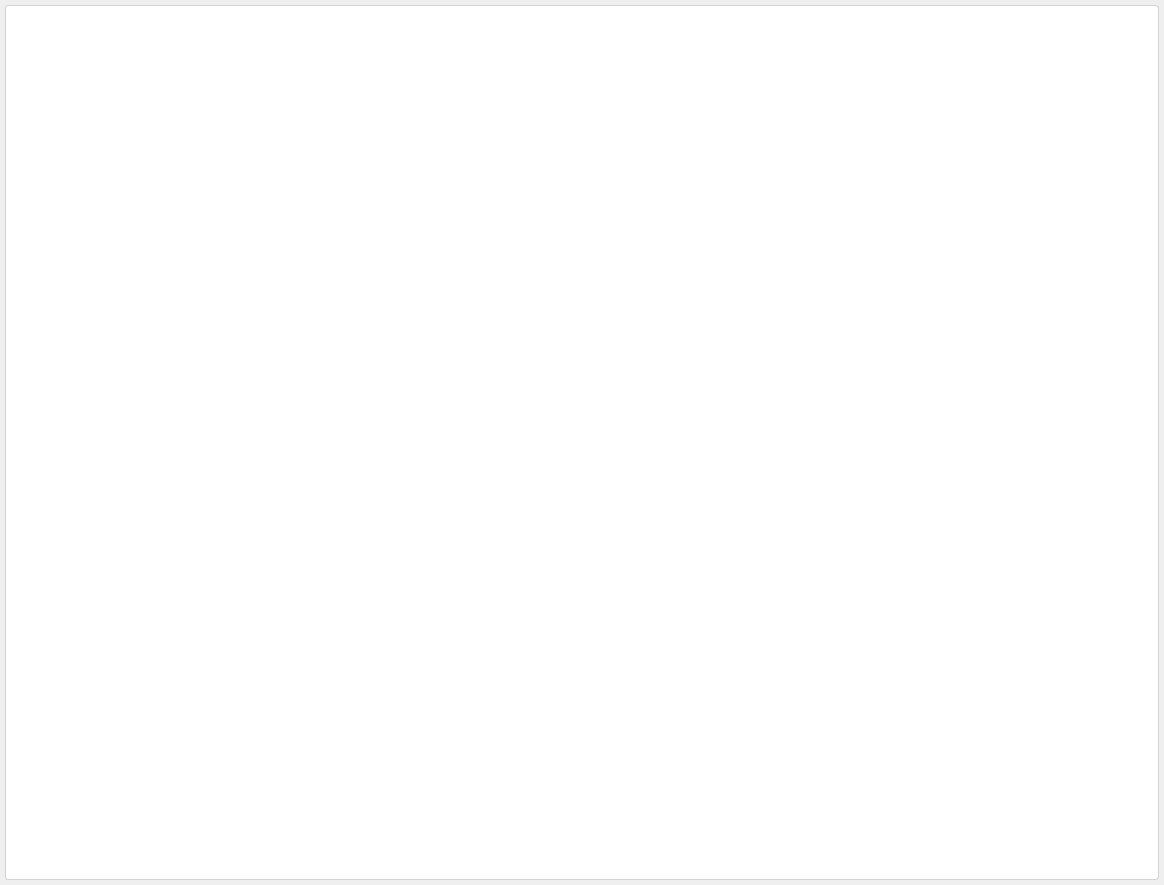
<?xml version="1.0" encoding="UTF-8"?>
<ui version="4.0">
 <class>FrameLessWidgetClass</class>
 <widget class="QWidget" name="FrameLessWidgetClass">
  <property name="geometry">
   <rect>
    <x>0</x>
    <y>0</y>
    <width>1164</width>
    <height>885</height>
   </rect>
  </property>
  <property name="windowTitle">
   <string>FrameLessWidget</string>
  </property>
  <property name="styleSheet">
   <string notr="true">#widgetContent {
    background-color: white;
    border: 1px solid lightgray;
    border-radius: 3px;
}


#widgetContent QTreeWidget {
    border: 1px solid lightgray;
}


#titleBarWidget QPushButton {
    min-width: 25px;
    max-width: 25px;
    min-height: 25px;
    max-height: 25px;
    qproperty-flat: true;
    border: none;
}
#titleBarWidget QPushButton:hover {
    background-color: #D5E1F2;
}
#titleBarWidget QPushButton:pressed {
    background-color: #A3BDE3;
}
#titleBarWidget QPushButton#pushButtonClose {
    border-image: url(:/res/img/window-close.svg) 0 0 0 0 stretch stretch;
}
#titleBarWidget QPushButton#pushButtonRestore {
    border-image: url(:/res/img/window-restore.svg) 0 0 0 0 stretch stretch;
}
#titleBarWidget QPushButton#pushButtonMax {
    border-image: url(:/res/img/window-max.svg) 0 0 0 0 stretch stretch;
}
#titleBarWidget QPushButton#pushButtonMin {
    border-image: url(:/res/img/window-min.svg) 0 0 0 0 stretch stretch;
}
#titleBarWidget QPushButton#pushButtonMenu {
    border-image: url(:/img/titleBar/menu.png) 0 0 0 0 stretch stretch;
}


#menuBarTabWidget::tab-bar {
    left: 65px;
}
#menuBarTabWidget {
    border: 1px;
}
#menuBarTabWidget {
    background-color: #2B579A;
}
#menuBarTabWidget::pane {
    border: 1px solid lightgray;
    border-left: 0px;
    border-right: 0px;
}
#menuBarTabWidget QTabBar::tab{
    min-width: 55px;
    max-width: 55px;
    min-height: 23px;
    max-height: 23px;
}
#menuBarTabWidget QTabBar::tab {
    background: transparent;
    margin-left: 4px;
    margin-right: 4px;
}
#menuBarTabWidget QTabBar::tab:hover {
    color: #2B579A;
}
#menuBarTabWidget QTabBar::tab:selected {
    border: 1px solid #BAC9DB;
    background: white;
    border-bottom-color: #FFFFFF;
}
#menuBarTabWidget QTabBar::tab:!selected {
    margin-top: 1px;
}


QMenu {
    background-color: #FCFCFC;
    border: 1px solid #8492A6;
}
QMenu::item {
    background-color: transparent;
}
QMenu::item:selected {
    color: black;
    background-color: #D5E1F2;
}


#pushBtnFileMenu {
    min-width: 58px;
    max-width: 58px;
    min-height: 23px;
    max-height: 23px;
    color: white;
    border: 1px solid #2B579A;
    background-color: #2B579A;
}
#pushBtnFileMenu::menu-indicator {
    image: none;
}

</string>
  </property>
  <layout class="QVBoxLayout" name="verticalLayout_4" stretch="0">
   <property name="spacing">
    <number>5</number>
   </property>
   <property name="leftMargin">
    <number>5</number>
   </property>
   <property name="topMargin">
    <number>5</number>
   </property>
   <property name="rightMargin">
    <number>5</number>
   </property>
   <property name="bottomMargin">
    <number>5</number>
   </property>
   <item>
    <widget class="QWidget" name="widgetContent" native="true">
     <layout class="QVBoxLayout" name="verticalLayout_2">
      <property name="spacing">
       <number>7</number>
      </property>
      <property name="leftMargin">
       <number>5</number>
      </property>
      <property name="topMargin">
       <number>5</number>
      </property>
      <property name="rightMargin">
       <number>5</number>
      </property>
      <property name="bottomMargin">
       <number>5</number>
      </property>
      <item>
       <widget class="QWidget" name="titleBarWidget" native="true">
        <property name="minimumSize">
         <size>
          <width>0</width>
          <height>35</height>
         </size>
        </property>
        <property name="maximumSize">
         <size>
          <width>16777215</width>
          <height>35</height>
         </size>
        </property>
        <layout class="QVBoxLayout" name="verticalLayout_3">
         <property name="spacing">
          <number>0</number>
         </property>
         <property name="leftMargin">
          <number>0</number>
         </property>
         <property name="topMargin">
          <number>0</number>
         </property>
         <property name="rightMargin">
          <number>0</number>
         </property>
         <property name="bottomMargin">
          <number>0</number>
         </property>
         <item>
          <layout class="QHBoxLayout" name="titleBarLayout">
           <property name="spacing">
            <number>0</number>
           </property>
           <property name="sizeConstraint">
            <enum>QLayout::SetDefaultConstraint</enum>
           </property>
           <property name="leftMargin">
            <number>0</number>
           </property>
           <property name="topMargin">
            <number>0</number>
           </property>
           <property name="rightMargin">
            <number>0</number>
           </property>
           <property name="bottomMargin">
            <number>0</number>
           </property>
           <item>
            <widget class="QLabel" name="icon">
             <property name="minimumSize">
              <size>
               <width>30</width>
               <height>30</height>
              </size>
             </property>
             <property name="text">
              <string/>
             </property>
            </widget>
           </item>
           <item>
            <widget class="QLabel" name="title">
             <property name="minimumSize">
              <size>
               <width>60</width>
               <height>30</height>
              </size>
             </property>
             <property name="text">
              <string/>
             </property>
            </widget>
           </item>
           <item>
            <spacer name="horizontalSpacer">
             <property name="orientation">
              <enum>Qt::Horizontal</enum>
             </property>
             <property name="sizeType">
              <enum>QSizePolicy::Expanding</enum>
             </property>
             <property name="sizeHint" stdset="0">
              <size>
               <width>40</width>
               <height>1</height>
              </size>
             </property>
            </spacer>
           </item>
           <item>
            <widget class="QPushButton" name="pushButtonMin">
             <property name="minimumSize">
              <size>
               <width>25</width>
               <height>25</height>
              </size>
             </property>
             <property name="maximumSize">
              <size>
               <width>25</width>
               <height>25</height>
              </size>
             </property>
             <property name="text">
              <string/>
             </property>
            </widget>
           </item>
           <item>
            <widget class="QPushButton" name="pushButtonRestore">
             <property name="minimumSize">
              <size>
               <width>25</width>
               <height>25</height>
              </size>
             </property>
             <property name="maximumSize">
              <size>
               <width>25</width>
               <height>25</height>
              </size>
             </property>
             <property name="text">
              <string/>
             </property>
            </widget>
           </item>
           <item>
            <widget class="QPushButton" name="pushButtonMax">
             <property name="minimumSize">
              <size>
               <width>25</width>
               <height>25</height>
              </size>
             </property>
             <property name="maximumSize">
              <size>
               <width>25</width>
               <height>25</height>
              </size>
             </property>
             <property name="text">
              <string/>
             </property>
            </widget>
           </item>
           <item>
            <widget class="QPushButton" name="pushButtonClose">
             <property name="minimumSize">
              <size>
               <width>25</width>
               <height>25</height>
              </size>
             </property>
             <property name="maximumSize">
              <size>
               <width>25</width>
               <height>25</height>
              </size>
             </property>
             <property name="text">
              <string/>
             </property>
            </widget>
           </item>
          </layout>
         </item>
        </layout>
       </widget>
      </item>
      <item>
       <widget class="QWidget" name="centerWidget" native="true">
        <layout class="QVBoxLayout" name="verticalLayout"/>
       </widget>
      </item>
     </layout>
    </widget>
   </item>
  </layout>
 </widget>
 <layoutdefault spacing="6" margin="11"/>
 <resources/>
 <connections/>
</ui>
